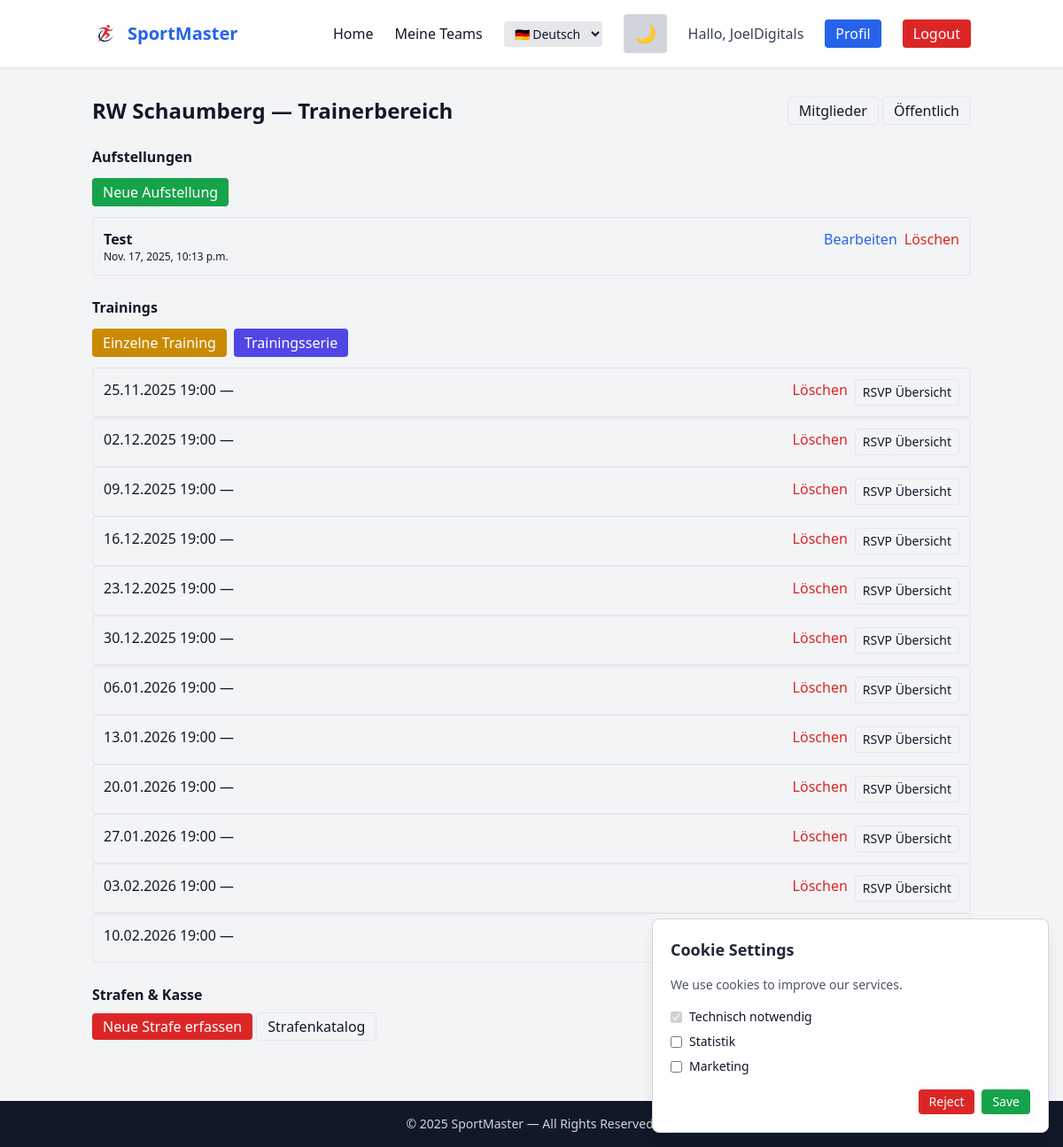
Page /team/rws-1/trainers/ (signed in) on the committed database.
### accounts/models.py (models this page shows, shortened)
class CustomUser(AbstractUser):
    ROLE_CHOICES = [
        ("player", "Player"),
        ("referee", "Referee"),
        ("timekeeper", "Timekeeper / Secretary"),
        ("coach", "Coach"),
        ("club_admin", "Club Admin"),
        ("federation_admin", "Federation Admin"),
        ("global_admin", "Global Admin"),
    ]
    role = models.CharField(max_length=30, choices=ROLE_CHOICES, default="player")
    short_id = models.CharField(max_length=12, unique=True, null=True, blank=True)
    club = models.ForeignKey("club.Club", null=True, blank=True, on_delete=models.SET_NULL)
    federation = models.ForeignKey("federation.Federation", null=True, blank=True, on_delete=models.SET_NULL)

### team/models.py (models this page shows, shortened)
class Team(models.Model):
    name = models.CharField(max_length=255)
    club = models.ForeignKey("club.Club", on_delete=models.CASCADE)
    age_group = models.ForeignKey(AgeGroup, on_delete=models.SET_NULL, null=True)
    sport = models.ForeignKey(Sport, on_delete=models.SET_NULL, null=True)
    players = models.ManyToManyField("accounts.CustomUser", related_name="teams", blank=True)
    trainers = models.ManyToManyField("accounts.CustomUser", related_name="coached_teams", blank=True)
    cashier = models.ForeignKey(settings.AUTH_USER_MODEL, null=True, blank=True, on_delete=models.SET_NULL, related_name='cashier_for_teams')
    short_code = models.CharField(max_length=20, blank=True)
    created_at = models.DateTimeField(auto_now_add=True)
    updated_at = models.DateTimeField(auto_now=True)
    additional_info = models.TextField(null=True, blank=True)
    slug = models.SlugField(unique=True)

class Lineup(models.Model):
    team = models.ForeignKey("Team", on_delete=models.CASCADE, related_name="lineups")
    name = models.CharField(max_length=200, blank=True)
    date = models.DateTimeField(null=True, blank=True)
    players = models.ManyToManyField(settings.AUTH_USER_MODEL, blank=True, related_name="lineups")
    created_by = models.ForeignKey(settings.AUTH_USER_MODEL, null=True, blank=True, on_delete=models.SET_NULL, related_name="created_lineups")
    is_public = models.BooleanField(default=False)
    created_at = models.DateTimeField(auto_now_add=True)

class TrainingEvent(models.Model):
    team = models.ForeignKey("Team", on_delete=models.CASCADE, related_name="training_events")
    start = models.DateTimeField()
    location = models.CharField(max_length=255, blank=True)
    note = models.TextField(blank=True)
    created_by = models.ForeignKey(settings.AUTH_USER_MODEL, null=True, blank=True, on_delete=models.SET_NULL)
    series = models.ForeignKey(TrainingSeries, null=True, blank=True, on_delete=models.SET_NULL, related_name="events")
    created_at = models.DateTimeField(auto_now_add=True)

### team/views.py (the view)
# urls.py: path("<slug:slug>/trainers/", views.trainer_team_view, name="team_detail_trainer"),
@login_required
def trainer_team_view(request, slug):
    team = get_object_or_404(Team, slug=slug)
    if not is_trainer(request.user, team):
        return HttpResponseForbidden("Nur Trainer dürfen hierhin.")
    now = timezone.now()
    lineups = Lineup.objects.filter(team=team).order_by("-date")
    trainings = TrainingEvent.objects.filter(team=team).order_by("start")
    series = TrainingSeries.objects.filter(team=team).order_by("-created_at")
    penalties = Penalty.objects.filter(team=team).order_by("title") if hasattr(Penalty, '__name__') else []
    assigned_penalties = AssignedPenalty.objects.filter(team=team).select_related("user", "penalty").order_by("-assigned_at") if hasattr(AssignedPenalty, '__name__') else []
    context = {
        "team": team,
        "lineups": lineups,
        "trainings": trainings,
        "series": series,
        "penalties": penalties,
        "assigned_penalties": assigned_penalties,
        "now": now,
    }
    return render(request, "teams/trainer_team.html", context)

### team/views.py (called while the page is built)
def is_trainer(user, team):
    if not user.is_authenticated:
        return False
    return team.trainers.filter(pk=user.pk).exists() or user.role in ("club_admin", "global_admin", "federation_admin")

### team/templates/teams/trainer_team.html (shortened to what this page needs)
{% extends "base.html" %}
{% block content %}
<div class="card">
  <div class="flex justify-between items-center">
    <h1 class="text-2xl font-bold">{{ team.name }} — Trainerbereich</h1>
    <div>
      <a href="{% url 'team_detail_members' team.slug %}" class="px-3 py-1 border rounded">Mitglieder</a>
      <a href="{% url 'team_public' team.slug %}" class="px-3 py-1 border rounded">Öffentlich</a>
    </div>
  </div>
  <section class="mt-6">
    <h2 class="font-semibold">Aufstellungen</h2>
    <div class="mt-3 flex gap-2">
      <a href="{% url 'lineup_create' team.slug %}" class="px-3 py-1 bg-green-600 text-white rounded">Neue Aufstellung</a>
    </div>
    <ul class="mt-3 space-y-2">
      {% for l in lineups %}
        <li class="p-3 border rounded flex justify-between">
          <div>
            <strong>{{ l.name }}</strong>
            <div class="muted text-xs">{{ l.date }}</div>
          </div>
          <div class="flex gap-2">
            <a href="{% url 'lineup_edit' team.slug l.pk %}" class="text-blue-600">Bearbeiten</a>
            <a href="{% url 'lineup_delete' team.slug l.pk %}" class="text-red-600">Löschen</a>
          </div>
        </li>
      {% empty %}
        <li class="muted">Keine Aufstellungen</li>
      {% endfor %}
    </ul>
  </section>
  <section class="mt-6">
    <h2 class="font-semibold">Trainings</h2>
    <div class="mt-3 flex gap-2">
      <a href="{% url 'training_event_create' team.slug %}" class="px-3 py-1 bg-yellow-600 text-white rounded">Einzelne Training</a>
      <a href="{% url 'training_series_create' team.slug %}" class="px-3 py-1 bg-indigo-600 text-white rounded">Trainingsserie</a>
    </div>
    <ul class="mt-3">
      {% for t in trainings|slice:":12" %}
        <li class="p-3 border rounded flex justify-between">
          <div>
            <div class="font-medium">{{ t.start|date:"d.m.Y H:i" }} — {{ t.location }}</div>
          </div>
          <div class="flex gap-2">
            <a href="{% url 'training_event_delete' team.slug t.pk %}" class="text-red-600">Löschen</a>
            <a href="{% url 'training_rsvp' team.slug t.pk %}" class="text-sm px-2 py-1 border rounded">RSVP Übersicht</a>
          </div>
        </li>
      {% empty %}
        <li class="muted">Keine Trainings</li>
      {% endfor %}
    </ul>
  </section>
  <section class="mt-6">
    <h2 class="font-semibold">Strafen & Kasse</h2>
    <div class="mt-3">
      <a href="{% url 'penalty_create' team.slug %}" class="px-3 py-1 bg-red-600 text-white rounded">Neue Strafe erfassen</a>
      <a href="{% url 'penalties_list' team.slug %}" class="px-3 py-1 border rounded">Strafenkatalog</a>
    </div>
  </section>
</div>
{% endblock %}

### accounts/templates/base.html (shortened to what this page needs)
{% load static %}
<!DOCTYPE html>
<html lang="{{ LANGUAGE_CODE|default:'de' }}" class="scroll-smooth">
<head>
    <script src="https://cdn.tailwindcss.com"></script>
</head>
<body class="bg-gray-100 dark:bg-gray-900 text-gray-900 dark:text-gray-200 min-h-screen flex flex-col transition-colors">
<nav class="bg-white dark:bg-gray-800 border-b border-gray-200 dark:border-gray-700 shadow-sm">
  <div class="container mx-auto px-4 py-4 flex items-center justify-between">
    <a href="{% url 'home' %}" class="flex items-center gap-2 text-xl font-bold text-blue-600 dark:text-blue-400">
        <img src="{% static 'images/logo.png' %}" class="h-8 w-auto">
        SportMaster
    </a>
    <div class="hidden md:flex items-center gap-6">
        <a href="{% url 'home' %}" class="hover:text-blue-500 dark:hover:text-blue-300 transition">Home</a>
        {% if user.is_authenticated %}
            <a href="{% url 'team_list' %}" class="hover:text-blue-500 dark:hover:text-blue-300 transition">Meine Teams</a>
        {% endif %}
        <select id="langSelector"
            class="bg-gray-200 dark:bg-gray-700 text-sm px-2 py-1 rounded focus:outline-none">
            <option value="de" {% if LANGUAGE_CODE == 'de' %}selected{% endif %}>🇩🇪 Deutsch</option>
        </select>
        <button id="themeToggle"
            class="px-3 py-2 rounded bg-gray-300 dark:bg-gray-700 hover:bg-gray-400 dark:hover:bg-gray-600 text-xl transition">
        </button>
        {% if user.is_authenticated %}
            <span class="text-gray-700 dark:text-gray-300">Hallo, {{ user.username }}</span>
            <a href="{% url 'profile' %}" class="px-3 py-1 rounded bg-blue-600 text-white hover:bg-blue-700 transition">Profil</a>
            <a href="{% url 'logout' %}" class="px-3 py-1 rounded bg-red-600 text-white hover:bg-red-700 transition">Logout</a>
        {% else %}
            <a href="{% url 'login' %}" class="px-3 py-1 rounded bg-blue-600 text-white hover:bg-blue-700 transition">Login</a>
            <a href="{% url 'register' %}" class="px-3 py-1 rounded bg-green-600 text-white hover:bg-green-700 transition">Registrieren</a>
        {% endif %}
    </div>
  </div>
</nav>
<div id="cookieBanner"
    class="fixed bottom-4 right-4 w-full max-w-md bg-white dark:bg-gray-800 shadow-lg border border-gray-300 dark:border-gray-700 p-5 rounded-lg space-y-4 hidden">
    <h3 class="text-lg font-semibold text-gray-800 dark:text-gray-200">
        {% if LANGUAGE_CODE == "de" %} Cookie-Einstellungen {% else %} Cookie Settings {% endif %}
    </h3>
    <p class="text-sm text-gray-600 dark:text-gray-300">
        {% if LANGUAGE_CODE == 'de' %}
            Wir verwenden Cookies, um unsere Dienste zu verbessern.
        {% else %}
            We use cookies to improve our services.
        {% endif %}
    </p>
    <div class="space-y-2 text-sm">
        <label class="flex items-center gap-2">
            <input type="checkbox" checked disabled>
            <span>Technisch notwendig</span>
        </label>
        <label class="flex items-center gap-2">
            <input type="checkbox" id="cookieStats">
            <span>Statistik</span>
        </label>
        <label class="flex items-center gap-2">
            <input type="checkbox" id="cookieMarketing">
            <span>Marketing</span>
        </label>
    </div>
    <div class="flex justify-end gap-2">
        <button id="rejectCookies"
                class="px-3 py-1 rounded bg-red-600 text-white hover:bg-red-700 text-sm">
            {% if LANGUAGE_CODE == 'de' %} Ablehnen {% else %} Reject {% endif %}
        </button>
        <button id="acceptCookies"
                class="px-3 py-1 rounded bg-green-600 text-white hover:bg-green-700 text-sm">
            {% if LANGUAGE_CODE == 'de' %} Speichern {% else %} Save {% endif %}
        </button>
    </div>
</div>
<main class="flex-grow container mx-auto px-4 py-8">
    {% block content %}{% endblock %}
</main>
<footer class="bg-gray-900 dark:bg-black text-gray-300 text-center py-4 text-sm mt-10">
  &copy; {{ now|date:"Y" }} SportMaster — All Rights Reserved.
</footer>
</body>
</html>

### rows in the picture
CustomUser: username "JoelDigitals"
Team: name "RW Schaumberg"
Lineup: name "Test", date "Nov. 17, 2025, 10:13 p.m."
TrainingEvent: start "25.11.2025 19:00"
TrainingEvent: start "02.12.2025 19:00"
TrainingEvent: start "09.12.2025 19:00"
TrainingEvent: start "16.12.2025 19:00"
TrainingEvent: start "23.12.2025 19:00"
TrainingEvent: start "30.12.2025 19:00"
TrainingEvent: start "06.01.2026 19:00"
TrainingEvent: start "13.01.2026 19:00"
TrainingEvent: start "20.01.2026 19:00"
TrainingEvent: start "27.01.2026 19:00"
TrainingEvent: start "03.02.2026 19:00"
TrainingEvent: start "10.02.2026 19:00"
